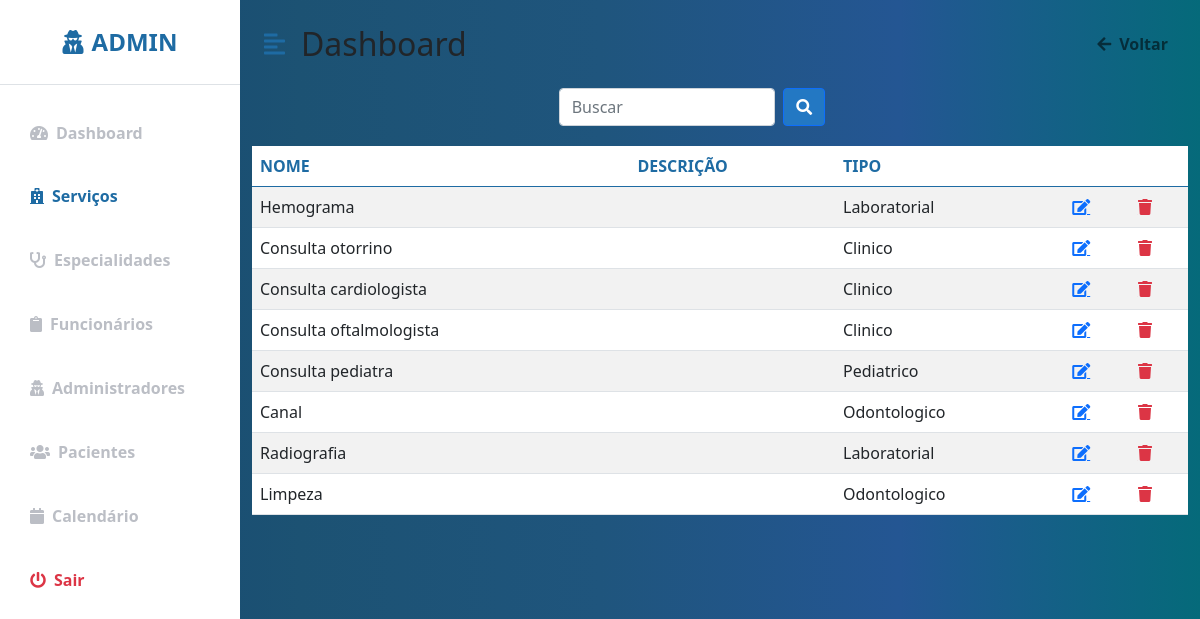
Page /Clinica_Manoel_Gomes/servicos.php (signed in) on the committed database.
### tables this page shows
CREATE TABLE IF NOT EXISTS `servicos` (
  `cod_servico` int(11) NOT NULL AUTO_INCREMENT,
  `nome` varchar(30) NOT NULL,
  `descricao` varchar(120) DEFAULT NULL,
  `tipo_servico` varchar(30) NOT NULL,
  PRIMARY KEY (`cod_servico`)
);

### Clinica_Manoel_Gomes/servicos.php (the view, shortened to what this page needs)
<?php
include "conecta_mysql.inc";
?>
<!DOCTYPE html>
<html lang="pt-br">
<head>
    <link href="https://cdn.jsdelivr.net/npm/bootstrap@5.0.0-beta3/dist/css/bootstrap.min.css" rel="stylesheet" />
    <link href="https://cdn.jsdelivr.net/npm/bootstrap@5.0.0-beta3/dist/css/bootstrap.min.css" rel="stylesheet" />
    <link rel="stylesheet" href="https://cdnjs.cloudflare.com/ajax/libs/font-awesome/5.15.3/css/all.min.css" />
    <link rel="stylesheet" href="_css/perfil.css" />
    <link rel="stylesheet" href="https://cdnjs.cloudflare.com/ajax/libs/font-awesome/5.15.3/css/all.min.css" />
</head>
<body>
    <div class="d-flex" id="wrapper">
        <div class="bg-white" id="sidebar-wrapper">
            <div class="sidebar-heading text-center py-4 primary-text fs-4 fw-bold text-uppercase border-bottom"><i
                    class="fas fa-user-secret me-2"></i>Admin</div>
            <div class="list-group list-group-flush my-3">
              <a href="perfil.php" class="list-group-item list-group-item-action bg-transparent  second-text fw-bold"><i
                 class="fas fa-tachometer-alt me-2"></i>Dashboard</a>
              <a href="servicos.php" class="list-group-item list-group-item-action bg-transparent second-text active"><i
                 class="fas fa-hospital me-2"></i>Serviços</a>
              <a href="espec.php" class="list-group-item list-group-item-action bg-transparent second-text fw-bold"><i
                 class="fas fa-stethoscope me-2"></i>Especialidades</a>
              <a href="funcionarios.php" class="list-group-item list-group-item-action bg-transparent second-text fw-bold"><i
                 class="fas fa-clipboard me-2"></i>Funcionários</a>
              <a href="adm.php" class="list-group-item list-group-item-action bg-transparent second-text fw-bold"><i
                class="fas fa-user-secret me-2"></i>Administradores</a>
              <a href="clientes.php" class="list-group-item list-group-item-action bg-transparent second-text fw-bold"><i
                 class="fas fa-users me-2"></i>Pacientes</a>
              <a href="calendario_adm.php" class="list-group-item list-group-item-action bg-transparent second-text fw-bold"><i
                 class="fas fa-calendar me-2"></i>Calendário</a>
              <a href="logout.php" class="list-group-item list-group-item-action bg-transparent text-danger fw-bold"><i
                 class="fas fa-power-off me-2"></i>Sair</a>
            </div>
        </div>
        <div id="page-content-wrapper">
            <nav class="navbar navbar-expand-lg navbar-light bg-transparent py-4 px-4">
                <div class="d-flex align-items-center">
                    <i class="fas fa-align-left primary-text fs-4 me-3" id="menu-toggle"></i>
                    <h2 class="fs-2 m-0">Dashboard</h2>
                </div>
                <div class="collapse navbar-collapse" id="navbarSupportedContent">
                    <ul class="navbar-nav ms-auto mb-2 mb-lg-0">
                        <li class="nav-item">
                            <a class="nav-link second-text fw-bold" href="perfil.php" id="navbarDropdown"
                                role="button" aria-expanded="false">
                                <i class="fas fa-arrow-left me-2"></i>Voltar
                            </a>
                        </li>
                    </ul>
                </div>
            </nav>
    <div class="buscar">
                    <form action="buscar_servico.php" method="POST" class="buscar">
                        <input name="nome" id="search-input" type="search" id="form1" class="form-control w-25" placeholder="Buscar">
                        <button  type="submit" class="btn btn-primary mx-2">
                    <i class="fas fa-search"></i>
                   </form>
            </div>
            <div class="block">
                <section class="intro">
                    <div class="gradient-custom-1 h-100">
                        <div class="mask d-flex align-items-center h-100">
                        <div class="container">
                            <div class="row justify-content-center">
                            <div class="col-12">
                                <div class="table-responsive bg-white">
                                <table class="table mb-0  table-striped ">
                                    <thead class="color">
                                    <tr>
                                        <th scope="col">NOME</th>
                                        <th scope="col">DESCRIÇÃO</th>
                                        <th scope="col">TIPO</th>
                                        <th scope="col">  </th>
                                        <th scope="col">  </th>
                                    </tr>
                                    </thead>
                                    <tbody>
                                    <?php
                                        $sql= "SELECT * FROM servicos";
                                        $res= mysqli_query($mysqli,$sql);
                                        $linhas= mysqli_num_rows($res);
                                        for ($i = 0; $i < $linhas; $i++){
                                            $servico = mysqli_fetch_array ($res);
                                            echo"
                                            <tr>
                                            <td>".utf8_decode($servico['nome'])."</td>
                                            <td>".$servico['descricao']."</td>
                                            <td>".$servico['tipo_servico']."</td>
                                            <td><a href='altera_servico.php?cod_servico=".$servico["cod_servico"]."' class='fas fa-edit'></a></td>
                                            <td><a href='excluir_servico.php?cod_servico=".$servico["cod_servico"]."' class='fas fa-trash text-danger'></a></td>
                                            </tr>";
                                        }
                                    ?>
                                    </tbody>
                                </table>
                                </div>
                            </div>
                            </div>
                        </div>
                        </div>
                    </div>
                 </section>
                </div>
    </div>
</body>
</html>

### Clinica_Manoel_Gomes/_css/perfil.css (style rules this page uses)
:root { --main-bg-color: #216294; --main-text-color: #1e6ba3; --second-text-color: #bbbec5; --second-bg-color: #c1efde; --ligth: #f0f0f0; --medium: #cacaca; --dark: #a2a2a2; }
.primary-text { color: var(--main-text-color); }
.second-text { color: var(--second-text-color); }
#wrapper { overflow-x: hidden; background-image: linear-gradient( to right, #154670, #1c5273, #1f557d, #245693, #056a7a ); }
#sidebar-wrapper { min-height: 100vh; margin-left: -15rem; -webkit-transition: margin 0.25s ease-out; -moz-transition: margin 0.25s ease-out; -o-transition: margin 0.25s ease-out; transition: margin 0.25s ease-out; }
#sidebar-wrapper .sidebar-heading { padding: 0.875rem 1.25rem; font-size: 1.2rem; }
#sidebar-wrapper .list-group { width: 15rem; }
#page-content-wrapper { min-width: 100vw; }
#menu-toggle { cursor: pointer; }
.list-group-item { border: none; padding: 20px 30px; }
.list-group-item.active { background-color: transparent; color: var(--main-text-color); font-weight: bold; border: none; }
@media (min-width: 768px) { #sidebar-wrapper { margin-left: 0; } }
@media (min-width: 768px) { #page-content-wrapper { min-width: 0; width: 100%; } }
.color { color: #1e6ba3; }
.buscar { padding-bottom: 10px; align-items: left; display: flex; justify-content: center; width: 95%; }
.btn-primary { background-color: #2378c3; }

### rows in the picture
servicos: nome "Hemograma", tipo_servico "Laboratorial"
servicos: nome "Consulta otorrino", tipo_servico "Clinico"
servicos: nome "Consulta cardiologista", tipo_servico "Clinico"
servicos: nome "Consulta oftalmologista", tipo_servico "Clinico"
servicos: nome "Consulta pediatra", tipo_servico "Pediatrico"
servicos: nome "Canal", tipo_servico "Odontologico"
servicos: nome "Radiografia", tipo_servico "Laboratorial"
servicos: nome "Limpeza", tipo_servico "Odontologico"
